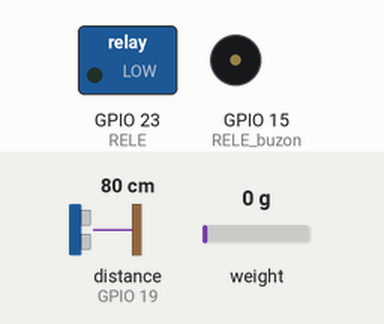
Recording of a sketch running on a simulated ESP32. Shown: switched loads named in the sketch (green lamp = pin HIGH), buzzer (waves = sounding, pin HIGH). Wiring (inferred from the names in the program): ultrasonic range finder: trigger GPIO 18; echo GPIO 19. The test bench sets the inputs (shaded band); at power-on: distance to the obstacle (sensor on GPIO 19) 80 cm, weight on the scale 0 g. The echo pulse lasts 58.3 µs per cm; WiFi joins after 1.5 s; servers stay silent unless stated; uploads are accepted with an empty reply; pins used as bus, display or sensor lines are not drawn; what the sketch prints to the serial monitor is not drawn.

Above: at 3.9 s.
4.0 s: distance to the obstacle (sensor on GPIO 19) set to 18 cm
8.8 s: distance to the obstacle (sensor on GPIO 19) set to 13 cm
At 9.8 s:
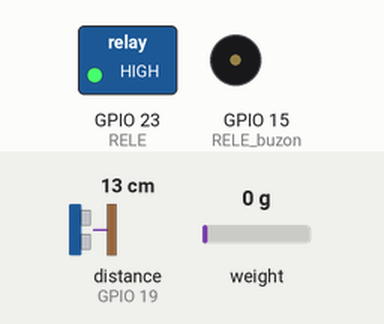
11.7 s: weight on the scale set to 9 g
15.2 s: weight on the scale set to 12 g
At 17.4 s:
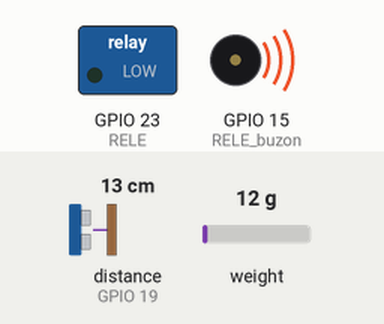
Timing chart, 0 to 19.2 s (numbered marks = the images above; inputs shaded):
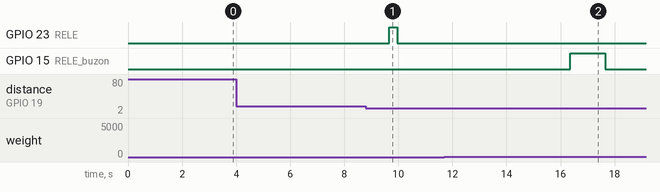

Measured:
- the behaviour switches between 16 and 15 cm on distance to the obstacle (sensor on GPIO 19) (found by bisection; images 0 and 1)
- the behaviour switches between 10 and 11 g on weight on the scale (found by bisection; images 1 and 2)
- after the input at 4.0 s, every drawn part: stays the same
- after the input at 8.8 s, GPIO 23 (RELE): LOW → HIGH after 0.86 s, → LOW 0.30 s later
- after the input at 11.7 s, every drawn part: stays the same
- after the input at 15.2 s, GPIO 15 (RELE_buzon): LOW → HIGH after 1.2 s, → LOW 1.3 s later

The sketch:

ACE2_Proyecto2_Buzon-Dispensador-ESP32.ino
```cpp
#include "HX711.h"
#include <WiFi.h>
#include <HTTPClient.h>

HX711 balanza;

const int RELE = 23;
const int RELE_buzon = 15;
const int BALANZA_DT = 4;
const int BALANZA_SCK = 2;
const int echoPin = 19;
const int trigPin = 18;

boolean ObjetoRociado;
boolean mano_rociada;


void setup() {
  // put your setup code here, to run once:
  pinMode(RELE, OUTPUT); // Configurar relay como salida o OUTPUT
  pinMode(RELE_buzon, OUTPUT);
  pinMode(trigPin, OUTPUT);
  pinMode(echoPin, INPUT);

  Serial.begin(115200);

  InicializarBalanza();
  InicializarWiFi();
}

void loop() {
  // put your main code here, to run repeatedly:
  if (balanza.is_ready()){
    delay(400);
    float peso = balanza.get_units(10);
    delay(400);
    Serial.println(peso);
    if(peso > 10){
      if (ObjetoRociado == false){
        ActivaBomba_buzon();
        EnviarValorServer("buzon", 1);
      }
    }else{
      ObjetoRociado = false;
    }
  }


  float dist = Distancia_mano();
  Serial.println(dist);
  delay(500);

  if (dist <= 16){
    //mano presente
    if (mano_rociada == false){
      ActivaBomba_dispensador();
      //EnviarValorServer("dispensador", 1);
    }
  }else{
    //mano no presente
    Serial.println("no se detecta nada");
    mano_rociada = false;
  }

}


void InicializarBalanza(){
  balanza.begin(BALANZA_DT, BALANZA_SCK);
  delay(250);
  balanza.set_scale(896.9);
  balanza.tare(10);  // Hacer 10 lecturas, el promedio es la tara
}


void InicializarWiFi(){
  WiFi.begin("TURBONETT_F9AC27", "15D9352E14");   //WiFi connection
  while (WiFi.status() != WL_CONNECTED)
  {
    delay(500);
    Serial.print(".");
  }

  Serial.println("WiFi connected..!");
  Serial.print("Got IP: ");  Serial.println(WiFi.localIP());
}


float Distancia_mano(){
  //lectura de distancia del sensor las manos de la persona
  float duration, distance;
  digitalWrite(trigPin, LOW);
  delayMicroseconds(2);

  digitalWrite(trigPin, HIGH);
  delayMicroseconds(10);
  digitalWrite(trigPin, LOW);

  duration = pulseIn(echoPin, HIGH);
  distance = (duration / 58.2);

  return distance;
}


void ActivaBomba_dispensador(){
  digitalWrite(RELE, HIGH); // envia señal alta al relay
  delay(300);
  digitalWrite(RELE, LOW);  // envia señal baja al relay
  mano_rociada = true;
  Serial.println("MANOS ROCIADAS");
}


void ActivaBomba_buzon(){
  digitalWrite(RELE_buzon, HIGH); // envia señal alta al relay
  delay(1300);

  digitalWrite(RELE_buzon, LOW);  // envia señal baja al relay
  ObjetoRociado = true;
  Serial.println("OBJETO ROCIADO");
}


void EnviarValorServer(String tipo, float valor){
  if(WiFi.status()== WL_CONNECTED){   //Check WiFi connection status

    String url_buzon = "https://v4cr3oicvj.execute-api.us-east-2.amazonaws.com/ace2-proy-2/paquete";
    String url_dispensador = "https://v4cr3oicvj.execute-api.us-east-2.amazonaws.com/fase1/peso";
    HTTPClient http;    //Declare object of class HTTPClient
    int httpCode;

    if(tipo == "buzon"){
      http.begin(url_buzon);
      http.addHeader("Content-Type", "application/json");  //Specify content-type header

       httpCode = http.POST("{\"paquete\":\"" + String(valor) + "\"}");   //Send the request

    }else if(tipo == "dispensador"){
      http.begin(url_dispensador);
      http.addHeader("Content-Type", "application/json");  //Specify content-type header

      httpCode = http.POST("{\"peso\":\"" + String(valor) + "\"}");   //Send the request
    }

    String payload = http.getString();   //Get the response payload

    Serial.println(httpCode);   //Print HTTP return code
    Serial.println(payload);    //Print request response payload

    http.end();  //Close connection
  }else{
    Serial.println("Error in WiFi connection");
  }
}
```
